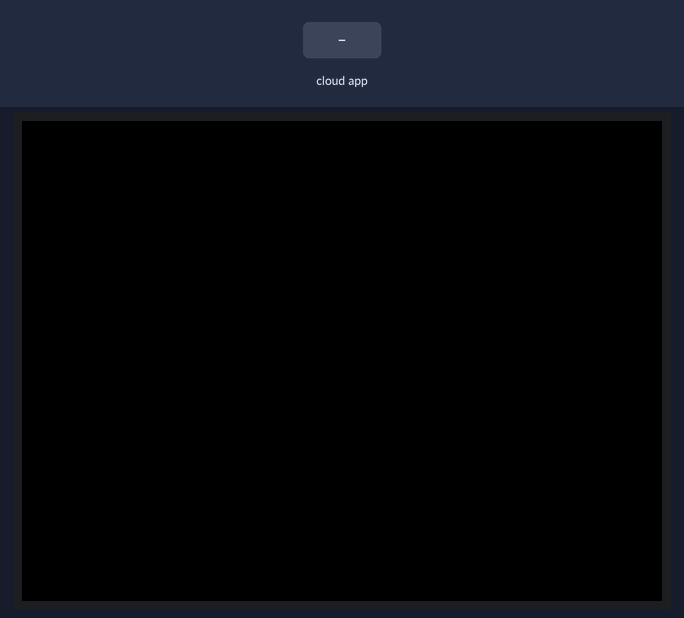
The sketch below on a simulated ESP32. Parts: 320×240 colour display. Inputs (shaded band) come from the test bench. WiFi joins after 1.5 s; servers stay silent unless stated; what the sketch prints to the serial monitor is not drawn.

Above: at 2.8 s.
2.9 s: the phone or cloud app sets my.device to 0
At 3.6 s:
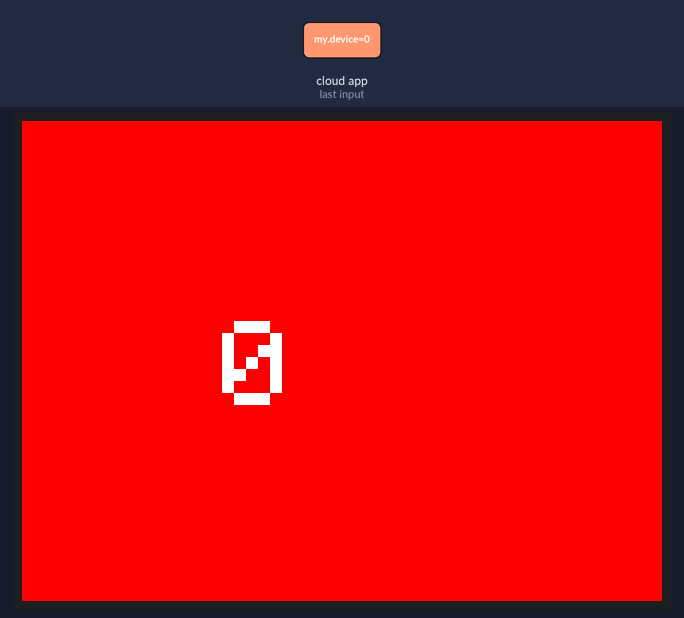
4.4 s: the phone or cloud app sets my.device to 1
At 4.8 s:
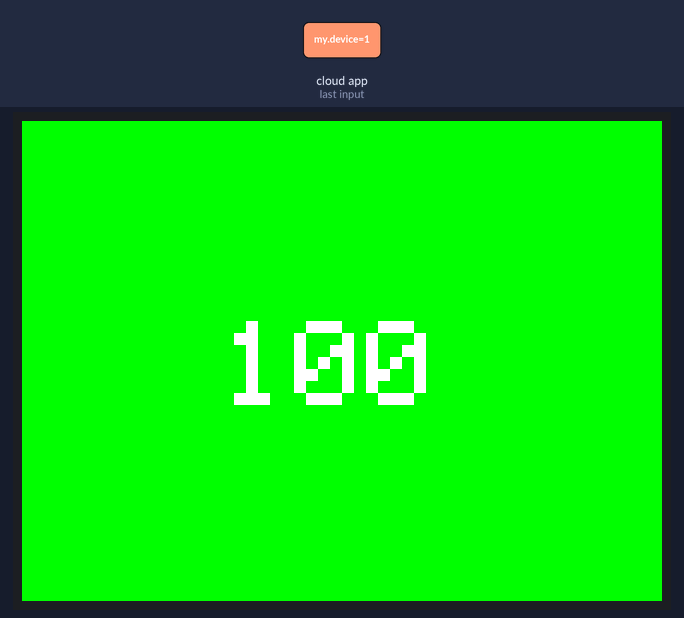
Timing chart, 0 to 7.4 s (numbered marks = the images above; inputs shaded):
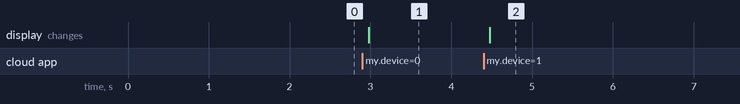

The sketch:

firmware.ino
```cpp
#include <M5Stack.h>
#include <WiFi.h>
#include "fauxmoESP.h"

#define SERIAL_BAUDRATE 115200

#define WIFI_SSID "my_SSID"
#define WIFI_PASS "my_password"

#define DEVICE_1 "my device"

fauxmoESP fauxmo;
bool current_state;
bool change_flag;
int current_value;

void wifiSetup() {
  WiFi.mode(WIFI_STA);
  WiFi.begin(WIFI_SSID, WIFI_PASS);

  while (WiFi.status() != WL_CONNECTED) {
    Serial.print(".");
    delay(100);
  }
  Serial.println();
  Serial.printf("WIFI coneccted! IP: %s\n", WiFi.localIP().toString().c_str());
}

void setup() {
  Serial.begin(SERIAL_BAUDRATE);
  Serial.println();
  M5.begin();
  M5.Power.begin();

  wifiSetup();

  current_state = false;
  current_value = 0;
  change_flag = false;

  fauxmo.createServer(true);
  fauxmo.setPort(80);
  fauxmo.enable(true);
  fauxmo.addDevice(DEVICE_1);

  fauxmo.onSetState([](unsigned char device_id, const char * device_name, bool state, unsigned char value) {
    Serial.printf("Device #%d (%s) state: %s value: %d\n", device_id, device_name, state ? "ON" : "OFF", value);
    current_value = value * 100 / 254;
    current_state = state;
    change_flag = true;
  });
}

void loop() {
  fauxmo.handle();

  static unsigned long last = millis();
  if (millis() - last > 5000) {
    last = millis();
    Serial.printf("[MAIN] Free heap: %d bytes\n", ESP.getFreeHeap());
  }
  if (change_flag) {
    M5.Lcd.fillScreen(current_state ? GREEN : RED);
    M5.Lcd.setCursor(100, 100);
    M5.Lcd.setTextColor(WHITE);
    M5.Lcd.setTextSize(6);
    M5.Lcd.print(current_state ? current_value : 0);
    change_flag = false;
  }
}
```

Measured:
- after the input at 2.9 s, the display: changes after 0.08 s (image 1)
- after the input at 4.4 s, the display: changes after 0.08 s (image 2)
